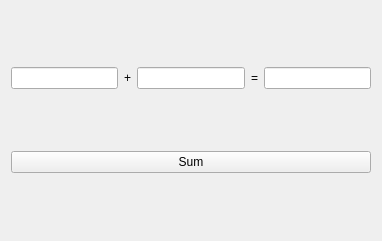
<?xml version="1.0" encoding="UTF-8"?>
<ui version="4.0">
 <class>Widget</class>
 <widget class="QWidget" name="Widget">
  <property name="geometry">
   <rect>
    <x>0</x>
    <y>0</y>
    <width>382</width>
    <height>241</height>
   </rect>
  </property>
  <property name="windowTitle">
   <string>Widget</string>
  </property>
  <layout class="QHBoxLayout" name="horizontalLayout">
   <item>
    <layout class="QVBoxLayout" name="verticalLayout">
     <item>
      <layout class="QHBoxLayout" name="horizontalLayout_2">
       <item>
        <widget class="QLineEdit" name="leX"/>
       </item>
       <item>
        <widget class="QLabel" name="label">
         <property name="text">
          <string>+</string>
         </property>
        </widget>
       </item>
       <item>
        <widget class="QLineEdit" name="leY"/>
       </item>
       <item>
        <widget class="QLabel" name="label_2">
         <property name="text">
          <string>=</string>
         </property>
        </widget>
       </item>
       <item>
        <widget class="QLineEdit" name="leResult"/>
       </item>
      </layout>
     </item>
     <item>
      <widget class="QPushButton" name="pbtSum">
       <property name="text">
        <string>Sum</string>
       </property>
      </widget>
     </item>
    </layout>
   </item>
  </layout>
 </widget>
 <resources/>
 <connections/>
</ui>
